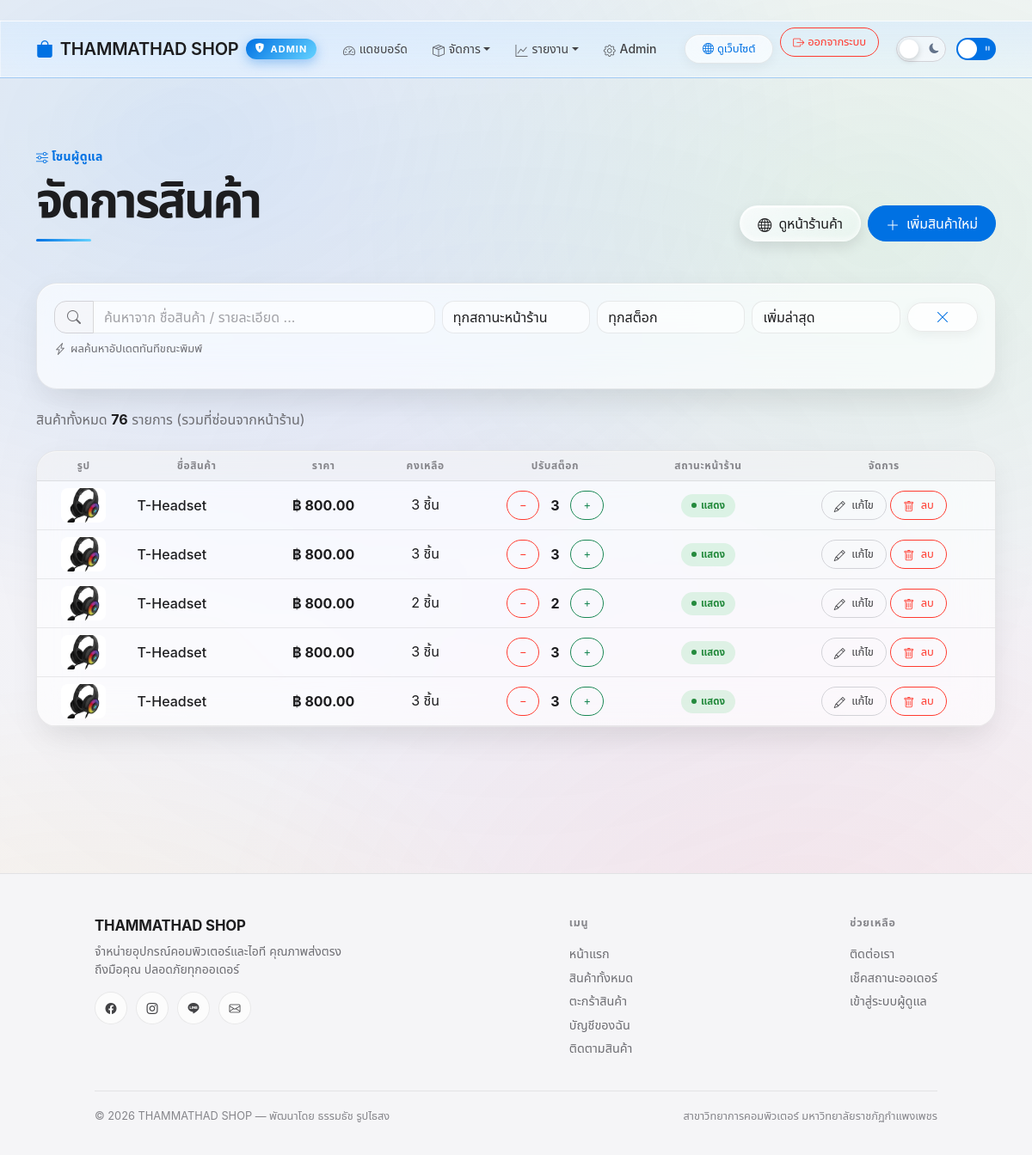
The app's page /product/manage/ (signed in), older data.
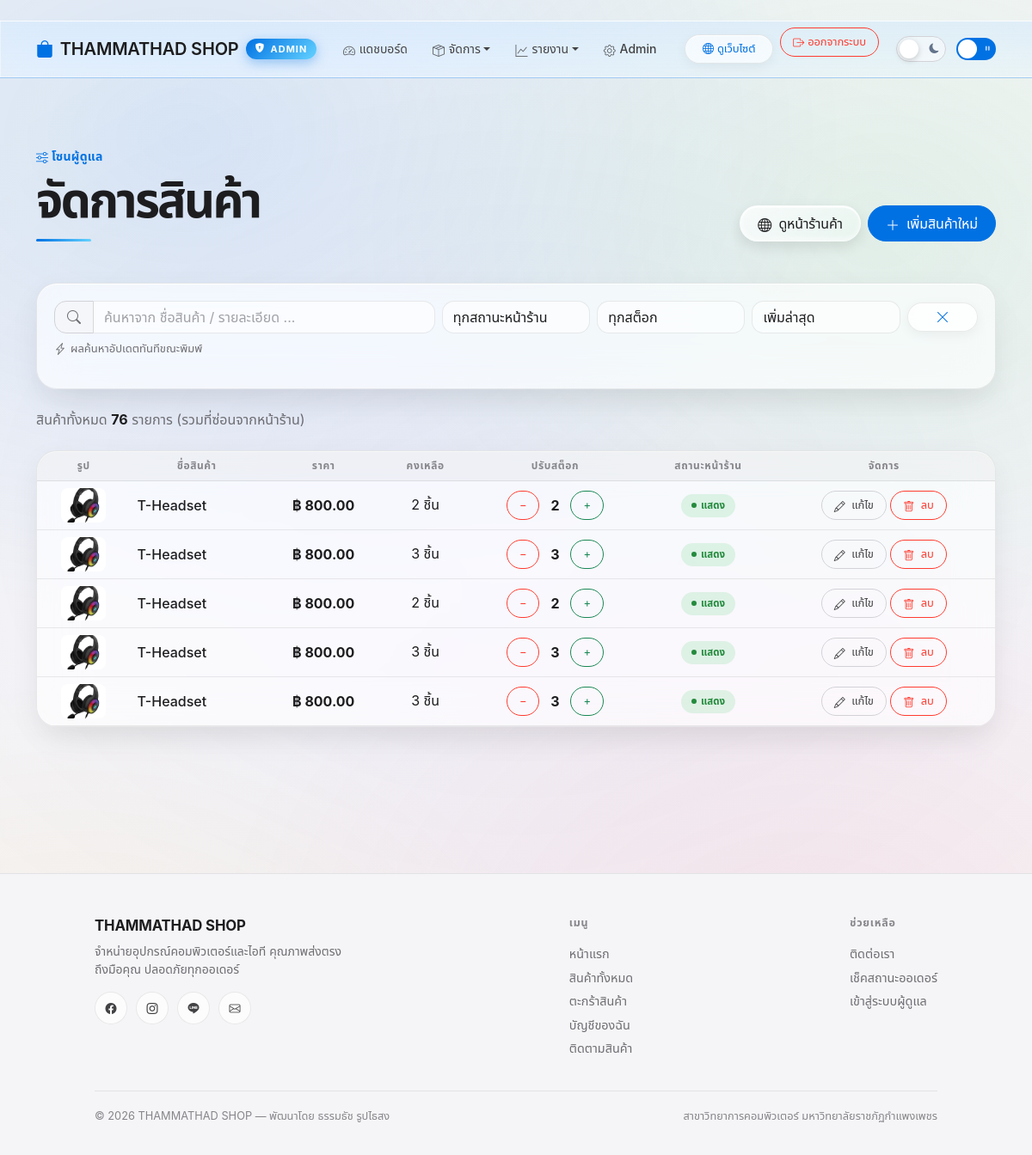
The same page, newer data.
### myapp/models.py (models this page shows, shortened)
class Product(models.Model):
    name = models.CharField(max_length=200, verbose_name="ชื่อสินค้า")
    category = models.CharField(max_length=60, blank=True, default='', verbose_name="หมวดหมู่")
    description = models.TextField(blank=True, verbose_name="รายละเอียด")
    price = models.DecimalField(max_digits=10, decimal_places=2, verbose_name="ราคา (บาท)")
    stock = models.IntegerField(default=0, verbose_name="จำนวนคงเหลือ")
    image = models.CharField(max_length=200, blank=True, default='images/prod1.jpg', verbose_name="ที่อยู่รูปภาพ (static)")
    model_3d = models.CharField(max_length=200, blank=True, default='', verbose_name="ที่อยู่โมเดล 3D (static)")
    is_active = models.BooleanField(default=True, verbose_name="แสดงสินค้า")
    created_at = models.DateTimeField(auto_now_add=True, verbose_name="วันที่เพิ่ม")
    objects = ProductManager()
    DEFAULT_IMAGE = 'images/prod1.jpg'

### myapp/views.py (the view)
# urls.py: path('product/manage/', views.ProductManageView.as_view(), name='product_manage'),
class ProductManageView(LiveSearchListView):
    model = Product
    template_name = 'product_manage.html'
    partial_template_name = 'product_rows.html'
    filter_params = ('show', 'stock')
    def filter_queryset(self, queryset):
        params = self.request.GET
        return (
            queryset
            .visibility(params.get('show', '').strip())
            .stock_state(params.get('stock', '').strip())
        )

### myapp/context_processors.py (called while the page is built)
def cart_context(request):
    try:
        return {'cart_count': Cart(request.session).count}
    except (ValueError, TypeError, KeyError):
        return {'cart_count': 0}

### myapp/models.py (called while the page is built)
    def search(self, term):
        if not term:
            return self
        return self.filter(Q(name__icontains=term) | Q(description__icontains=term))

    def visibility(self, state):
        if state == 'active':
            return self.filter(is_active=True)
        if state == 'hidden':
            return self.filter(is_active=False)
        return self

    def stock_state(self, state):
        if state == 'out':
            return self.filter(stock__lte=0)
        if state == 'in':
            return self.filter(stock__gt=0)
        return self

    def sorted_by(self, key=None):
        return self.order_by(self.SORT_MAP.get(key, self.DEFAULT_SORT))

### myapp/services.py (called while the page is built, shortened)
    def lines(self):
        if not self._raw:
            return []

    @property
    def count(self):
        return sum(line['quantity'] for line in self.lines())

### myapp/templates/product_manage.html (shortened to what the changed rows need)
{% extends "adminbase.html" %}
{% load static %}
{% block content %}
<section class="page-section">
    <div class="container">
        <div class="d-flex justify-content-between align-items-end flex-wrap gap-3 mb-5" data-motion="reveal">
            <div>
                <h1 class="page-title mb-0">จัดการสินค้า</h1>
            </div>
        </div>
        <div class="card panel-card--flush" data-motion="reveal" data-dir="zoom">
            <div class="table-responsive">
                <table class="table align-middle text-center mb-0 table-cardify">
                    <thead>
                        <tr>
                             <th>รูป</th><th>ชื่อสินค้า</th><th>ราคา</th><th>คงเหลือ</th><th>ปรับสต็อก</th>
                            <th>สถานะหน้าร้าน</th><th>จัดการ</th>
                        </tr>
                    </thead>
                    <tbody data-motion="stagger" id="prodTableBody" class="live-fade">
                        {% for product in page_obj %}
                        <tr>
                            <td data-label="รูป">
                                <img src="{% static product.image %}" alt="{{ product.name }}" width="52" height="40" class="rounded-3" style="object-fit: cover;">
                            </td>
                            <td class="fw-medium text-start" data-label="ชื่อสินค้า">{{ product.name }}</td>
                            <td class="fw-bold" data-label="ราคา">฿ {{ product.price|floatformat:2 }}</td>
                            <td data-label="คงเหลือ">
                                {% if product.stock > 0 %}
                                    {{ product.stock }} ชิ้น
                                {% else %}
                                    <span class="emp-status status-resigned">หมด</span>
                                {% endif %}
                            </td>
                            <td data-label="ปรับสต็อก">
                                <div class="d-inline-flex align-items-center gap-1 stock-adjust" data-id="{{ product.id }}">
                                    <button type="button" class="btn btn-sm btn-outline-danger stock-btn" data-delta="-1" {% if product.stock <= 0 %}disabled{% endif %}>−</button>
                                    <span class="stock-num fw-bold" style="min-width:28px;text-align:center">{{ product.stock }}</span>
                                    <button type="button" class="btn btn-sm btn-outline-success stock-btn" data-delta="1">+</button>
                                </div>
                            </td>
                            <td data-label="หน้าร้าน">
                                {% if product.is_active %}
                                    <span class="emp-status status-active">แสดง</span>
                                {% else %}
                                    <span class="emp-status status-resigned">ซ่อน</span>
                                {% endif %}
                            </td>
                            <td class="actions-cell" data-label="จัดการ">
                                <a href="{% url 'product_edit' product.id %}" class="btn btn-sm btn-outline-warning"><i class="bi bi-pencil me-1"></i> แก้ไข</a>
                                <form method="POST" action="{% url 'product_delete' product.id %}" class="d-inline" data-confirm="ต้องการลบสินค้ารายการนี้ใช่หรือไม่ การลบไม่สามารถย้อนกลับได้">
                                    <button type="submit" class="btn btn-sm btn-outline-danger"><i class="bi bi-trash me-1"></i> ลบ</button>
                                </form>
                            </td>
                        </tr>
                        {% empty %}
                        <tr><td colspan="7" class="text-center py-5 text-muted-apple">
                            <i class="bi bi-inbox empty-state-icon"></i>
                            <h5 class="mt-3">{% if has_filter %}ไม่พบสินค้าที่ตรงกับการค้นหาหรือตัวกรอง{% else %}ยังไม่มีสินค้าในระบบ — เริ่มด้วยการเพิ่มสินค้าใหม่{% endif %}</h5>
                        </td></tr>
                        {% endfor %}
                    </tbody>
                </table>
            </div>
        </div>
    </div>
</section>
{% endblock %}

Row changes from the older to the newer data that the page shows:
changed Product (number 1 of 5 on the later page): stock "3" → "2"
